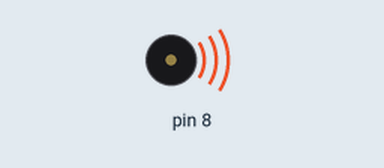
Recording of a sketch running on a simulated Arduino Uno, built with avr-gcc and run on an emulated ATmega328P. On the bench: buzzer (waves = sounding).

Above: at 0.5 s.
Timing chart, 0 to 4.6 s (numbered marks = the images above):
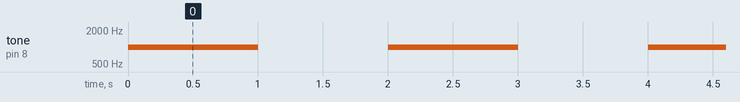

Measured:
- by itself, tone on pin 8: alternates 1000 Hz for 1.0 s and silent for 1.0 s

The sketch:

Buzzer.ino
```cpp
void setup(){
  pinMode(8, OUTPUT);
}

void loop(){
  tone(8, 1000);
  delay(1000);

  noTone(8);
  delay(1000);

}
```
